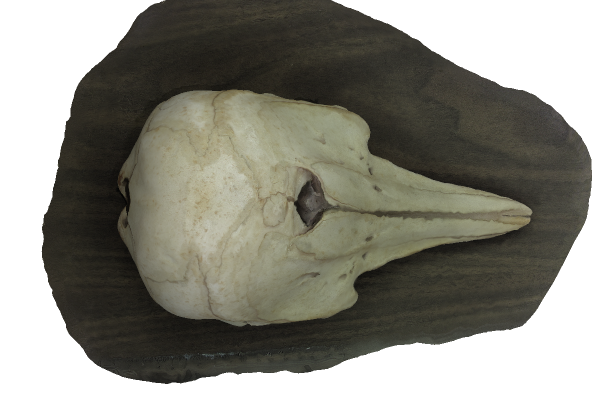
//> input picture modules/feature/img1.png, 1220 x 800 px (shown at 1/2 size)
$ ./feature img1.png img2.png   (built with g++ and OpenCV 4)
//> lines starting //> are read from the running program, lines starting //| are printed output that depends on the picture
#include <stdio.h>
#include <iostream>
#include "opencv2/core.hpp"
#include "opencv2/features2d.hpp"
#include "opencv2/highgui.hpp"
#include "opencv2/calib3d.hpp"
#include "opencv2/xfeatures2d.hpp"

using namespace cv;
using namespace cv::xfeatures2d;
using namespace std;

void readme();

/** @function main */
int main( int argc, char** argv )
{
  if( argc != 3 )
  { readme(); return -1; }

  Mat img_object = imread( argv[1], IMREAD_GRAYSCALE );
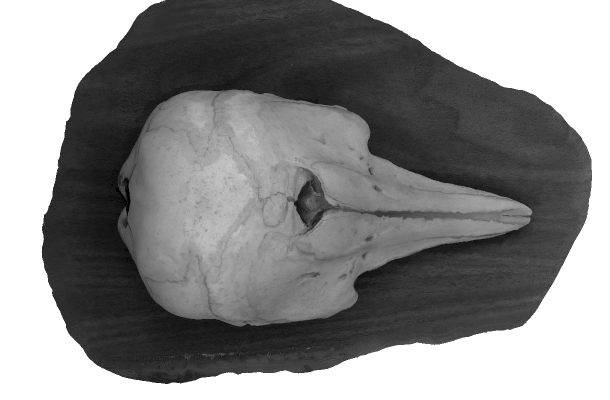
//> img_object: 800 rows x 1220 cols, CV_8UC1 (shown at 1/2 size); min 0, max 255, mean 137.7
  Mat img_scene = imread( argv[2], IMREAD_GRAYSCALE );
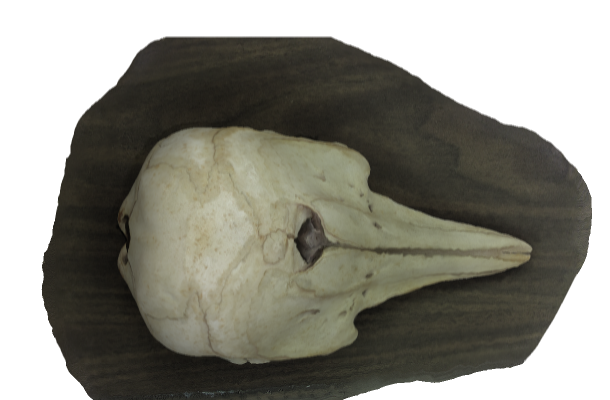
//> input picture modules/feature/img2.png, 1220 x 800 px (shown at 1/2 size)
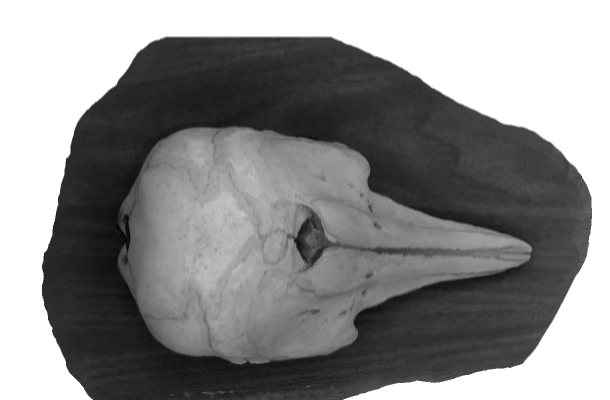
//> img_scene: 800 rows x 1220 cols, CV_8UC1 (shown at 1/2 size); min 0, max 255, mean 139.1

  if( !img_object.data || !img_scene.data )
  { std::cout<< " --(!) Error reading images " << std::endl; return -1; }

  //-- Step 1: Detect the keypoints using SURF Detector
  int minHessian = 400;

//  SurfFeatureDetector detector( minHessian );
//> (the run ends here: the program stops with an error, at `Ptr<SURF> detector = SURF::create(minHessian);`)
